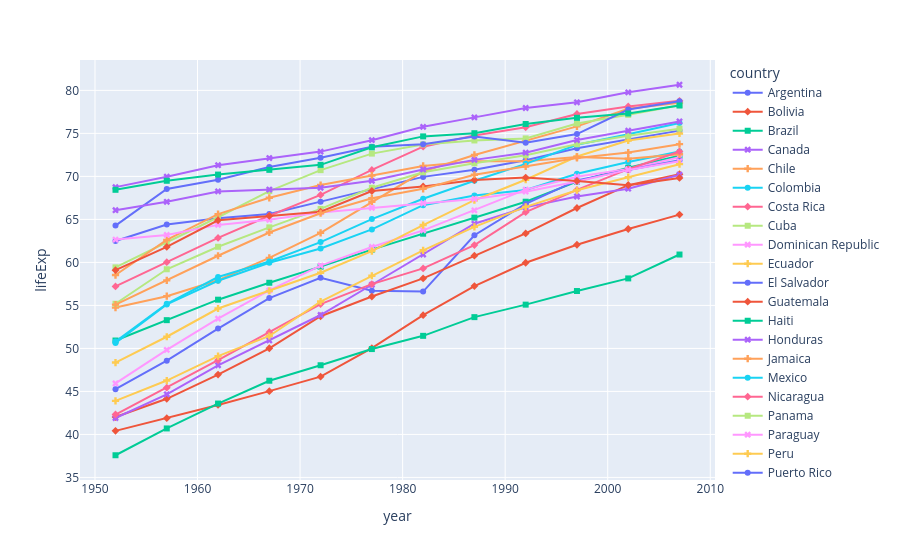

The cell this chart's notebook holds for it:
### Code cell
asia = df.query("continent == 'Americas'")
fig = px.line(asia, x="year", y="lifeExp", color="country", symbol="country")
fig

### Figure 1 — Plotly figure (JSON) as saved in the notebook; plotly's stock layout.template omitted (floating-point values rounded to 4 significant figures)
{"data": [{"hovertemplate": "country=Argentina<br>year=%{x}<br>lifeExp=%{y}<extra></extra>", "legendgroup": "Argentina", "line": {"color": "#636efa", "dash": "solid"}, "marker": {"symbol": "circle"}, "mode": "lines+markers", "name": "Argentina", "orientation": "v", "showlegend": true, "type": "scatter", "x": [1952, 1957, 1962, 1967, 1972, 1977, 1982, 1987, 1992, 1997, 2002, 2007], "xaxis": "x", "y": [62.48, 64.4, 65.14, 65.63, 67.06, 68.48, 69.94, 70.77, 71.87, 73.28, 74.34, 75.32], "yaxis": "y"}, {"hovertemplate": "country=Bolivia<br>year=%{x}<br>lifeExp=%{y}<extra></extra>", "legendgroup": "Bolivia", "line": {"color": "#EF553B", "dash": "solid"}, "marker": {"symbol": "diamond"}, "mode": "lines+markers", "name": "Bolivia", "orientation": "v", "showlegend": true, "type": "scatter", "x": [1952, 1957, 1962, 1967, 1972, 1977, 1982, 1987, 1992, 1997, 2002, 2007], "xaxis": "x", "y": [40.41, 41.89, 43.43, 45.03, 46.71, 50.02, 53.86, 57.25, 59.96, 62.05, 63.88, 65.55], "yaxis": "y"}, {"hovertemplate": "country=Brazil<br>year=%{x}<br>lifeExp=%{y}<extra></extra>", "legendgroup": "Brazil", "line": {"color": "#00cc96", "dash": "solid"}, "marker": {"symbol": "square"}, "mode": "lines+markers", "name": "Brazil", "orientation": "v", "showlegend": true, "type": "scatter", "x": [1952, 1957, 1962, 1967, 1972, 1977, 1982, 1987, 1992, 1997, 2002, 2007], "xaxis": "x", "y": [50.92, 53.28, 55.66, 57.63, 59.5, 61.49, 63.34, 65.2, 67.06, 69.39, 71.01, 72.39], "yaxis": "y"}, {"hovertemplate": "country=Canada<br>year=%{x}<br>lifeExp=%{y}<extra></extra>", "legendgroup": "Canada", "line": {"color": "#ab63fa", "dash": "solid"}, "marker": {"symbol": "x"}, "mode": "lines+markers", "name": "Canada", "orientation": "v", "showlegend": true, "type": "scatter", "x": [1952, 1957, 1962, 1967, 1972, 1977, 1982, 1987, 1992, 1997, 2002, 2007], "xaxis": "x", "y": [68.75, 69.96, 71.3, 72.13, 72.88, 74.21, 75.76, 76.86, 77.95, 78.61, 79.77, 80.65], "yaxis": "y"}, {"hovertemplate": "country=Chile<br>year=%{x}<br>lifeExp=%{y}<extra></extra>", "legendgroup": "Chile", "line": {"color": "#FFA15A", "dash": "solid"}, "marker": {"symbol": "cross"}, "mode": "lines+markers", "name": "Chile", "orientation": "v", "showlegend": true, "type": "scatter", "x": [1952, 1957, 1962, 1967, 1972, 1977, 1982, 1987, 1992, 1997, 2002, 2007], "xaxis": "x", "y": [54.74, 56.07, 57.92, 60.52, 63.44, 67.05, 70.56, 72.49, 74.13, 75.82, 77.86, 78.55], "yaxis": "y"}, {"hovertemplate": "country=Colombia<br>year=%{x}<br>lifeExp=%{y}<extra></extra>", "legendgroup": "Colombia", "line": {"color": "#19d3f3", "dash": "solid"}, "marker": {"symbol": "circle"}, "mode": "lines+markers", "name": "Colombia", "orientation": "v", "showlegend": true, "type": "scatter", "x": [1952, 1957, 1962, 1967, 1972, 1977, 1982, 1987, 1992, 1997, 2002, 2007], "xaxis": "x", "y": [50.64, 55.12, 57.86, 59.96, 61.62, 63.84, 66.65, 67.77, 68.42, 70.31, 71.68, 72.89], "yaxis": "y"}, {"hovertemplate": "country=Costa Rica<br>year=%{x}<br>lifeExp=%{y}<extra></extra>", "legendgroup": "Costa Rica", "line": {"color": "#FF6692", "dash": "solid"}, "marker": {"symbol": "diamond"}, "mode": "lines+markers", "name": "Costa Rica", "orientation": "v", "showlegend": true, "type": "scatter", "x": [1952, 1957, 1962, 1967, 1972, 1977, 1982, 1987, 1992, 1997, 2002, 2007], "xaxis": "x", "y": [57.21, 60.03, 62.84, 65.42, 67.85, 70.75, 73.45, 74.75, 75.71, 77.26, 78.12, 78.78], "yaxis": "y"}, {"hovertemplate": "country=Cuba<br>year=%{x}<br>lifeExp=%{y}<extra></extra>", "legendgroup": "Cuba", "line": {"color": "#B6E880", "dash": "solid"}, "marker": {"symbol": "square"}, "mode": "lines+markers", "name": "Cuba", "orientation": "v", "showlegend": true, "type": "scatter", "x": [1952, 1957, 1962, 1967, 1972, 1977, 1982, 1987, 1992, 1997, 2002, 2007], "xaxis": "x", "y": [59.42, 62.33, 65.25, 68.29, 70.72, 72.65, 73.72, 74.17, 74.41, 76.15, 77.16, 78.27], "yaxis": "y"}, {"hovertemplate": "country=Dominican Republic<br>year=%{x}<br>lifeExp=%{y}<extra></extra>", "legendgroup": "Dominican Republic", "line": {"color": "#FF97FF", "dash": "solid"}, "marker": {"symbol": "x"}, "mode": "lines+markers", "name": "Dominican Republic", "orientation": "v", "showlegend": true, "type": "scatter", "x": [1952, 1957, 1962, 1967, 1972, 1977, 1982, 1987, 1992, 1997, 2002, 2007], "xaxis": "x", "y": [45.93, 49.83, 53.46, 56.75, 59.63, 61.79, 63.73, 66.05, 68.46, 69.96, 70.85, 72.23], "yaxis": "y"}, {"hovertemplate": "country=Ecuador<br>year=%{x}<br>lifeExp=%{y}<extra></extra>", "legendgroup": "Ecuador", "line": {"color": "#FECB52", "dash": "solid"}, "marker": {"symbol": "cross"}, "mode": "lines+markers", "name": "Ecuador", "orientation": "v", "showlegend": true, "type": "scatter", "x": [1952, 1957, 1962, 1967, 1972, 1977, 1982, 1987, 1992, 1997, 2002, 2007], "xaxis": "x", "y": [48.36, 51.36, 54.64, 56.68, 58.8, 61.31, 64.34, 67.23, 69.61, 72.31, 74.17, 74.99], "yaxis": "y"}, {"hovertemplate": "country=El Salvador<br>year=%{x}<br>lifeExp=%{y}<extra></extra>", "legendgroup": "El Salvador", "line": {"color": "#636efa", "dash": "solid"}, "marker": {"symbol": "circle"}, "mode": "lines+markers", "name": "El Salvador", "orientation": "v", "showlegend": true, "type": "scatter", "x": [1952, 1957, 1962, 1967, 1972, 1977, 1982, 1987, 1992, 1997, 2002, 2007], "xaxis": "x", "y": [45.26, 48.57, 52.31, 55.85, 58.21, 56.7, 56.6, 63.15, 66.8, 69.53, 70.73, 71.88], "yaxis": "y"}, {"hovertemplate": "country=Guatemala<br>year=%{x}<br>lifeExp=%{y}<extra></extra>", "legendgroup": "Guatemala", "line": {"color": "#EF553B", "dash": "solid"}, "marker": {"symbol": "diamond"}, "mode": "lines+markers", "name": "Guatemala", "orientation": "v", "showlegend": true, "type": "scatter", "x": [1952, 1957, 1962, 1967, 1972, 1977, 1982, 1987, 1992, 1997, 2002, 2007], "xaxis": "x", "y": [42.02, 44.14, 46.95, 50.02, 53.74, 56.03, 58.14, 60.78, 63.37, 66.32, 68.98, 70.26], "yaxis": "y"}, {"hovertemplate": "country=Haiti<br>year=%{x}<br>lifeExp=%{y}<extra></extra>", "legendgroup": "Haiti", "line": {"color": "#00cc96", "dash": "solid"}, "marker": {"symbol": "square"}, "mode": "lines+markers", "name": "Haiti", "orientation": "v", "showlegend": true, "type": "scatter", "x": [1952, 1957, 1962, 1967, 1972, 1977, 1982, 1987, 1992, 1997, 2002, 2007], "xaxis": "x", "y": [37.58, 40.7, 43.59, 46.24, 48.04, 49.92, 51.46, 53.64, 55.09, 56.67, 58.14, 60.92], "yaxis": "y"}, {"hovertemplate": "country=Honduras<br>year=%{x}<br>lifeExp=%{y}<extra></extra>", "legendgroup": "Honduras", "line": {"color": "#ab63fa", "dash": "solid"}, "marker": {"symbol": "x"}, "mode": "lines+markers", "name": "Honduras", "orientation": "v", "showlegend": true, "type": "scatter", "x": [1952, 1957, 1962, 1967, 1972, 1977, 1982, 1987, 1992, 1997, 2002, 2007], "xaxis": "x", "y": [41.91, 44.66, 48.04, 50.92, 53.88, 57.4, 60.91, 64.49, 66.4, 67.66, 68.56, 70.2], "yaxis": "y"}, {"hovertemplate": "country=Jamaica<br>year=%{x}<br>lifeExp=%{y}<extra></extra>", "legendgroup": "Jamaica", "line": {"color": "#FFA15A", "dash": "solid"}, "marker": {"symbol": "cross"}, "mode": "lines+markers", "name": "Jamaica", "orientation": "v", "showlegend": true, "type": "scatter", "x": [1952, 1957, 1962, 1967, 1972, 1977, 1982, 1987, 1992, 1997, 2002, 2007], "xaxis": "x", "y": [58.53, 62.61, 65.61, 67.51, 69.0, 70.11, 71.21, 71.77, 71.77, 72.26, 72.05, 72.57], "yaxis": "y"}, {"hovertemplate": "country=Mexico<br>year=%{x}<br>lifeExp=%{y}<extra></extra>", "legendgroup": "Mexico", "line": {"color": "#19d3f3", "dash": "solid"}, "marker": {"symbol": "circle"}, "mode": "lines+markers", "name": "Mexico", "orientation": "v", "showlegend": true, "type": "scatter", "x": [1952, 1957, 1962, 1967, 1972, 1977, 1982, 1987, 1992, 1997, 2002, 2007], "xaxis": "x", "y": [50.79, 55.19, 58.3, 60.11, 62.36, 65.03, 67.41, 69.5, 71.45, 73.67, 74.9, 76.19], "yaxis": "y"}, {"hovertemplate": "country=Nicaragua<br>year=%{x}<br>lifeExp=%{y}<extra></extra>", "legendgroup": "Nicaragua", "line": {"color": "#FF6692", "dash": "solid"}, "marker": {"symbol": "diamond"}, "mode": "lines+markers", "name": "Nicaragua", "orientation": "v", "showlegend": true, "type": "scatter", "x": [1952, 1957, 1962, 1967, 1972, 1977, 1982, 1987, 1992, 1997, 2002, 2007], "xaxis": "x", "y": [42.31, 45.43, 48.63, 51.88, 55.15, 57.47, 59.3, 62.01, 65.84, 68.43, 70.84, 72.9], "yaxis": "y"}, {"hovertemplate": "country=Panama<br>year=%{x}<br>lifeExp=%{y}<extra></extra>", "legendgroup": "Panama", "line": {"color": "#B6E880", "dash": "solid"}, "marker": {"symbol": "square"}, "mode": "lines+markers", "name": "Panama", "orientation": "v", "showlegend": true, "type": "scatter", "x": [1952, 1957, 1962, 1967, 1972, 1977, 1982, 1987, 1992, 1997, 2002, 2007], "xaxis": "x", "y": [55.19, 59.2, 61.82, 64.07, 66.22, 68.68, 70.47, 71.52, 72.46, 73.74, 74.71, 75.54], "yaxis": "y"}, {"hovertemplate": "country=Paraguay<br>year=%{x}<br>lifeExp=%{y}<extra></extra>", "legendgroup": "Paraguay", "line": {"color": "#FF97FF", "dash": "solid"}, "marker": {"symbol": "x"}, "mode": "lines+markers", "name": "Paraguay", "orientation": "v", "showlegend": true, "type": "scatter", "x": [1952, 1957, 1962, 1967, 1972, 1977, 1982, 1987, 1992, 1997, 2002, 2007], "xaxis": "x", "y": [62.65, 63.2, 64.36, 64.95, 65.81, 66.35, 66.87, 67.38, 68.22, 69.4, 70.75, 71.75], "yaxis": "y"}, {"hovertemplate": "country=Peru<br>year=%{x}<br>lifeExp=%{y}<extra></extra>", "legendgroup": "Peru", "line": {"color": "#FECB52", "dash": "solid"}, "marker": {"symbol": "cross"}, "mode": "lines+markers", "name": "Peru", "orientation": "v", "showlegend": true, "type": "scatter", "x": [1952, 1957, 1962, 1967, 1972, 1977, 1982, 1987, 1992, 1997, 2002, 2007], "xaxis": "x", "y": [43.9, 46.26, 49.1, 51.45, 55.45, 58.45, 61.41, 64.13, 66.46, 68.39, 69.91, 71.42], "yaxis": "y"}, {"hovertemplate": "country=Puerto Rico<br>year=%{x}<br>lifeExp=%{y}<extra></extra>", "legendgroup": "Puerto Rico", "line": {"color": "#636efa", "dash": "solid"}, "marker": {"symbol": "circle"}, "mode": "lines+markers", "name": "Puerto Rico", "orientation": "v", "showlegend": true, "type": "scatter", "x": [1952, 1957, 1962, 1967, 1972, 1977, 1982, 1987, 1992, 1997, 2002, 2007], "xaxis": "x", "y": [64.28, 68.54, 69.62, 71.1, 72.16, 73.44, 73.75, 74.63, 73.91, 74.92, 77.78, 78.75], "yaxis": "y"}, {"hovertemplate": "country=Trinidad and Tobago<br>year=%{x}<br>lifeExp=%{y}<extra></extra>", "legendgroup": "Trinidad and Tobago", "line": {"color": "#EF553B", "dash": "solid"}, "marker": {"symbol": "diamond"}, "mode": "lines+markers", "name": "Trinidad and Tobago", "orientation": "v", "showlegend": true, "type": "scatter", "x": [1952, 1957, 1962, 1967, 1972, 1977, 1982, 1987, 1992, 1997, 2002, 2007], "xaxis": "x", "y": [59.1, 61.8, 64.9, 65.4, 65.9, 68.3, 68.83, 69.58, 69.86, 69.47, 68.98, 69.82], "yaxis": "y"}, {"hovertemplate": "country=United States<br>year=%{x}<br>lifeExp=%{y}<extra></extra>", "legendgroup": "United States", "line": {"color": "#00cc96", "dash": "solid"}, "marker": {"symbol": "square"}, "mode": "lines+markers", "name": "United States", "orientation": "v", "showlegend": true, "type": "scatter", "x": [1952, 1957, 1962, 1967, 1972, 1977, 1982, 1987, 1992, 1997, 2002, 2007], "xaxis": "x", "y": [68.44, 69.49, 70.21, 70.76, 71.34, 73.38, 74.65, 75.02, 76.09, 76.81, 77.31, 78.24], "yaxis": "y"}, {"hovertemplate": "country=Uruguay<br>year=%{x}<br>lifeExp=%{y}<extra></extra>", "legendgroup": "Uruguay", "line": {"color": "#ab63fa", "dash": "solid"}, "marker": {"symbol": "x"}, "mode": "lines+markers", "name": "Uruguay", "orientation": "v", "showlegend": true, "type": "scatter", "x": [1952, 1957, 1962, 1967, 1972, 1977, 1982, 1987, 1992, 1997, 2002, 2007], "xaxis": "x", "y": [66.07, 67.04, 68.25, 68.47, 68.67, 69.48, 70.81, 71.92, 72.75, 74.22, 75.31, 76.38], "yaxis": "y"}, {"hovertemplate": "country=Venezuela<br>year=%{x}<br>lifeExp=%{y}<extra></extra>", "legendgroup": "Venezuela", "line": {"color": "#FFA15A", "dash": "solid"}, "marker": {"symbol": "cross"}, "mode": "lines+markers", "name": "Venezuela", "orientation": "v", "showlegend": true, "type": "scatter", "x": [1952, 1957, 1962, 1967, 1972, 1977, 1982, 1987, 1992, 1997, 2002, 2007], "xaxis": "x", "y": [55.09, 57.91, 60.77, 63.48, 65.71, 67.46, 68.56, 70.19, 71.15, 72.15, 72.77, 73.75], "yaxis": "y"}], "layout": {"legend": {"title": {"text": "country"}, "tracegroupgap": 0}, "margin": {"t": 60}, "xaxis": {"anchor": "y", "domain": [0, 1], "title": {"text": "year"}}, "yaxis": {"anchor": "x", "domain": [0, 1], "title": {"text": "lifeExp"}}}}
